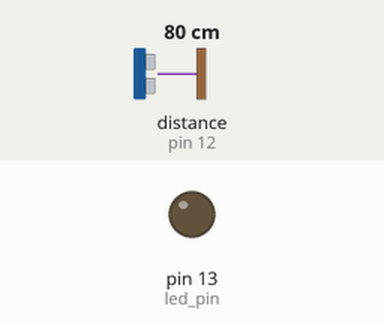
This sketch was run on a simulated Arduino Uno, built with avr-gcc and run on an emulated ATmega328P. Shown: output pins drawn as LEDs (lit = HIGH). Wiring (inferred from the names in the program): ultrasonic range finder: trigger pin 9; echo pin 12. The test bench sets the inputs (shaded band); at power-on: distance to the obstacle (sensor on pin 12) 80 cm. The echo pulse lasts 58.3 µs per cm; the ROS host is connected and sends only what is stated; pins used as bus, display or sensor lines are not drawn.

Above: at 1.2 s.
1.3 s: distance to the obstacle (sensor on pin 12) set to 55 cm
2.8 s: distance to the obstacle (sensor on pin 12) set to 46 cm
At 4.0 s:
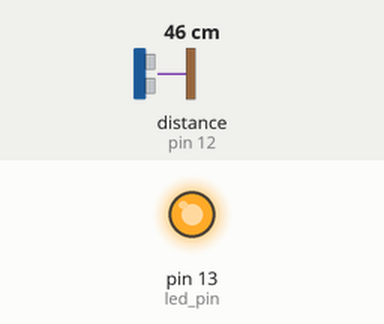
4.3 s: distance to the obstacle (sensor on pin 12) set to 60 cm
At 5.2 s:
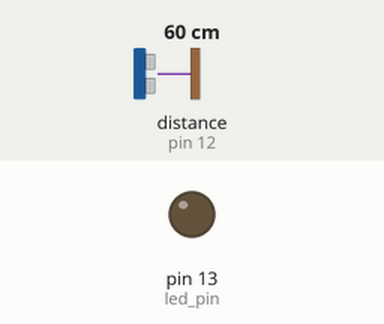
5.9 s: distance to the obstacle (sensor on pin 12) set to 2 cm
At 6.8 s:
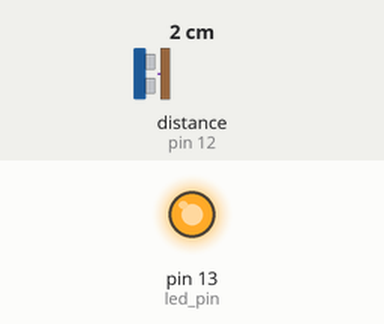
Timing chart, 0 to 8.5 s (numbered marks = the images above; inputs shaded):
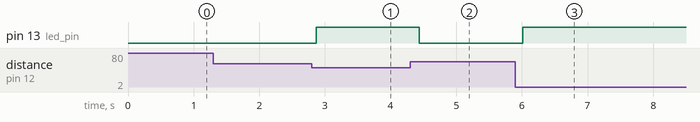

Measured:
- the behaviour switches between 51 and 50 cm on distance to the obstacle (sensor on pin 12) (found by bisection; images 0 and 1)
- after the input at 1.3 s, every drawn part: stays the same
- after the input at 2.8 s, pin 13 (led_pin): LOW → HIGH after 0.07 s
- after the input at 4.3 s, pin 13 (led_pin): HIGH → LOW after 0.13 s
- after the input at 5.9 s, pin 13 (led_pin): LOW → HIGH after 0.11 s

The sketch:

Emergency_Light.ino
```cpp
/*Program to Turn ON/OFF a LED
based on the distance detected by the
ultrasound sensor*/

#include <ros.h>
#include <ros/time.h>
#include <sensor_msgs/Range.h>

#define USE_USBCON

ros::NodeHandle nh;

sensor_msgs::Range range_msg;
ros::Publisher pub_range("/ultrasound", &range_msg);

int trigger_pin = 9;
int echo_pin = 12;
int led_pin = 13;

long range_time;
char frameid[] = "/ultrasound";

void setup() {
  nh.initNode();
  nh.advertise(pub_range);
  pinMode(led_pin, OUTPUT); //Set the pin for the LED
  range_msg.radiation_type = sensor_msgs::Range::ULTRASOUND;
  range_msg.header.frame_id = frameid;
  range_msg.field_of_view = 0.1;
  range_msg.min_range = 0.0;
  range_msg.max_range = 6.47;
}

void loop() {
  if (millis() >= range_time){
    range_msg.range = getRange()/100;
    if ((getRange()/100) < 0.5){
      digitalWrite(led_pin, HIGH); //Activate the LED if the distance is lower than 5 centimeters
      delay(100);
    } else {
      digitalWrite(led_pin, LOW);
      delay(100);
    }
    range_msg.header.stamp = nh.now();
    pub_range.publish(&range_msg);
    range_time = millis() + 50;
  }
  nh.spinOnce();
}

long microsecondsToCentimeters(long microseconds){
  // The speed of sound is 340 m/s or 29.4 microseconds per centimeter.
  // The ping travels out and back, so to find the distance of the
  // object we take half of the distance travelled.
  return ((microseconds/2)/29.1);
}

float getRange(){
  long duration;

  pinMode(trigger_pin, OUTPUT);
  digitalWrite(trigger_pin, LOW);
  delayMicroseconds(2);
  digitalWrite(trigger_pin, HIGH);
  delayMicroseconds(10);
  digitalWrite(trigger_pin, LOW);

  // The same pin is used to read the signal from the PING))): a HIGH
  // pulse whose duration is the time (in microseconds) from the sending
  // of the ping to the reception of its echo off of an object.
  pinMode(echo_pin, INPUT);
  duration = pulseIn(echo_pin, HIGH);

  // convert the time into a distance
  return microsecondsToCentimeters(duration);
}
```
